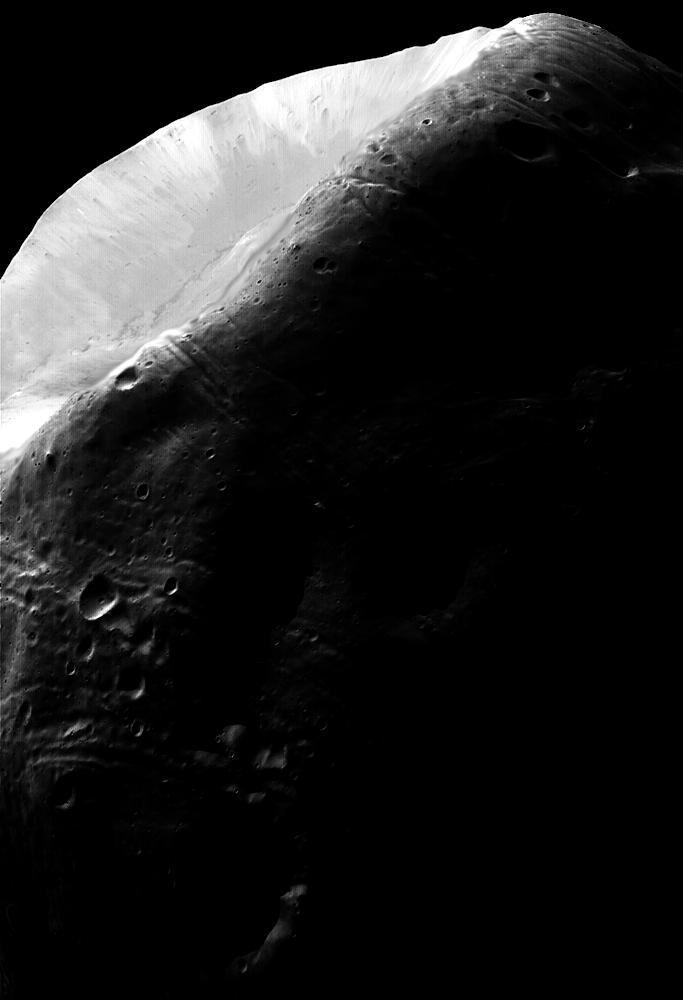
#> input picture images/phobos.jpg, 683 x 1000 px
$ python histogram_matching.py
#> lines starting #> are read from the running program, lines starting #| are printed output that depends on the picture
import numpy as np
import matplotlib.pyplot as plt
from matplotlib import gridspec
from skimage import exposure
from skimage.io import imread

def create_bimodal_distribution(size=256, mode1=40, mode2=170, spread1=15, spread2=25, weight1=0.3):
    """Create a bimodal distribution to use as a target histogram."""
    x = np.arange(size)
    y1 = np.exp(-(x - mode1)**2 / (2 * spread1**2))
    y2 = np.exp(-(x - mode2)**2 / (2 * spread2**2))
    y = weight1 * y1 + (1 - weight1) * y2
    return y / np.sum(y)

def match_histogram_manual(source, target_hist):
    """
    Match the histogram of an image to a target histogram.

    Parameters:
    -----------
    source : ndarray
        The source image to be modified
    target_hist : ndarray
        The target histogram (normalized)

    Returns:
    --------
    matched : ndarray
        The modified image with histogram matched to target
    """
    # Get the source histogram and calculate CDFs
    src_values, src_counts = np.unique(source.ravel(), return_counts=True)
    src_quantiles = np.cumsum(src_counts).astype(np.float64)
    src_quantiles /= src_quantiles[-1]

    # Calculate the target CDF
    target_quantiles = np.cumsum(target_hist)

    # Create the mapping
    interp_values = np.interp(src_quantiles, target_quantiles, np.arange(len(target_quantiles)))

    # Map the source values to the new values
    mapping_func = lambda x: interp_values[np.searchsorted(src_values, x)]

    # Apply the mapping to each pixel in the source image
    matched = np.vectorize(mapping_func)(source)

    # Normalize to [0, 1]
    matched = (matched - matched.min()) / (matched.max() - matched.min())

    return matched

def main():
    # Load the phobos image directly since it already exists (as JPG, not PNG)
    img = imread('../images/phobos.jpg', as_gray=True) / 255.0
#> img: shape (1000, 683) float64; min 0, max 0.00392, mean 0.000488

    # Create a bimodal target distribution
    target_hist = create_bimodal_distribution(size=256, mode1=60, mode2=180, weight1=0.4)

    # Perform histogram equalization
    img_eq = exposure.equalize_hist(img)
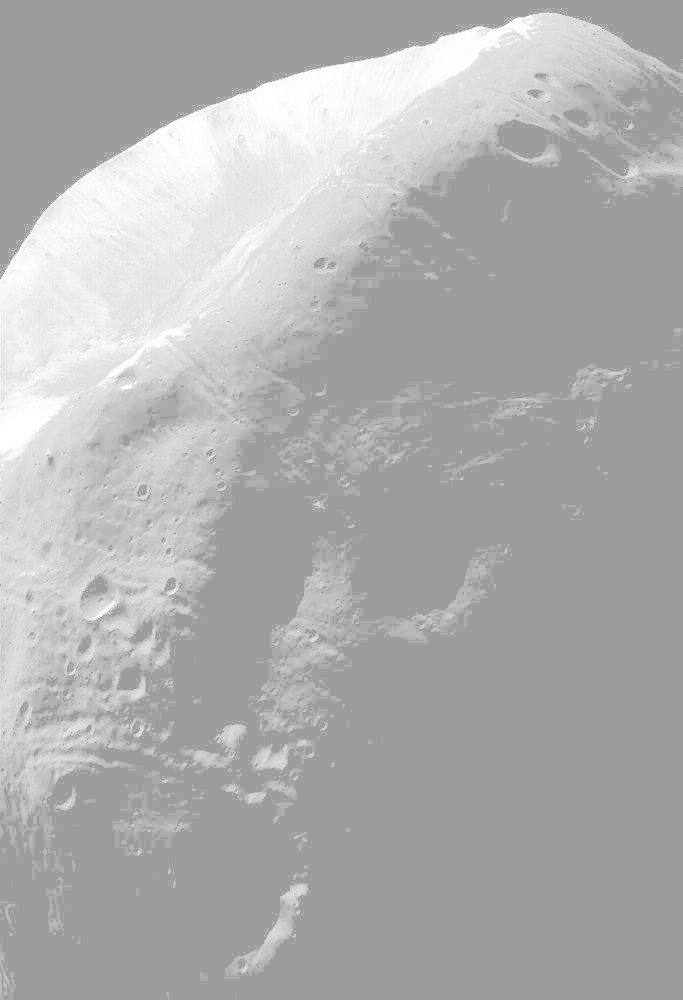
#> img_eq: shape (1000, 683) float64; min 0.61, max 1, mean 0.686

    # Perform manual histogram matching
    img_matched_manual = match_histogram_manual(img, target_hist)
#> in match_histogram_manual, `src_values, src_counts = np.unique(source.ravel(), return_counts=True)`: src_values = 256 values from 0 to 0.00392; src_counts = 256 values, max 416871 at index 0, min 157 at index 144, mean 2668
#> in match_histogram_manual, `src_quantiles = np.cumsum(src_counts).astype(np.float64)`: src_quantiles = 256 values from 416871 to 683000
#> in match_histogram_manual, `src_quantiles /= src_quantiles[-1]`: src_quantiles = 256 values from 0.61 to 1
#> in match_histogram_manual, `interp_values = np.interp(src_quantiles, target_quantiles, np.arange(l..`: interp_values = 256 values from 176.6 to 255
#> in match_histogram_manual, `matched = np.vectorize(mapping_func)(source)`:
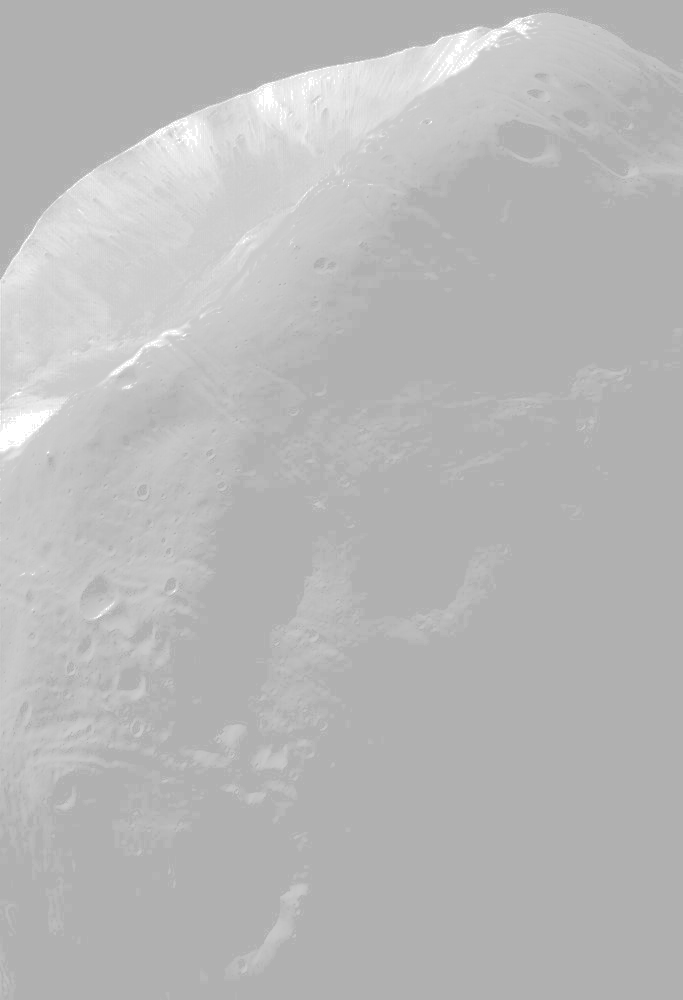
#> matched: shape (1000, 683) float64; min 176.6, max 255, mean 184.9
#> in match_histogram_manual, `matched = (matched - matched.min()) / (matched.max() - matched.min())`:
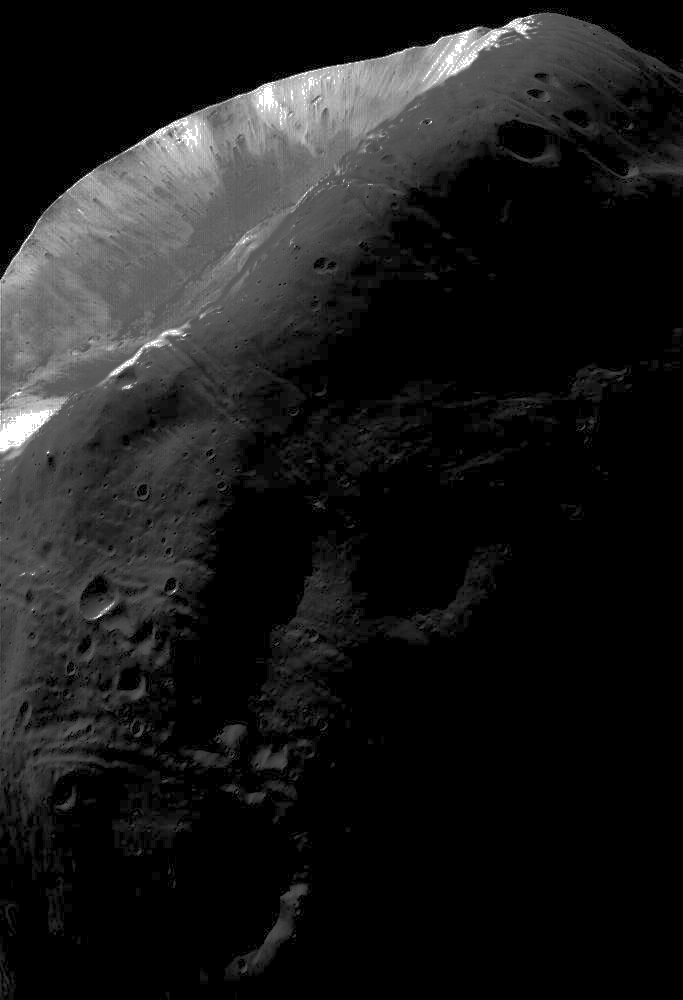
#> matched: shape (1000, 683) float64; min 0, max 1, mean 0.106

    # Create a reference image for skimage's match_histograms
    # Create a reference array with the same number of dimensions as the source
    reference = np.linspace(0, 1, 256).reshape(-1, 1)
    # Use the target histogram to generate pixel values
    reference_values = np.random.choice(
        np.linspace(0, 1, 256),
        size=10000,
        p=target_hist
    ).reshape(100, 100)

    # Perform histogram matching using skimage
    img_matched_ski = exposure.match_histograms(img, reference_values)

    # Plot the results
    fig = plt.figure(figsize=(14, 10))
    gs = gridspec.GridSpec(2, 4, figure=fig)

    # Original image
    ax0 = plt.subplot(gs[0, 0])
    ax0.imshow(img, cmap='gray')
    ax0.set_title('(a) Original Image')
    ax0.axis('off')

    # Histogram equalization result
    ax1 = plt.subplot(gs[0, 1])
    ax1.imshow(img_eq, cmap='gray')
    ax1.set_title('(b) Histogram Equalization')
    ax1.axis('off')

    # Histogram matching result (manual)
    ax2 = plt.subplot(gs[0, 2])
    ax2.imshow(img_matched_manual, cmap='gray')
    ax2.set_title('(c) Histogram Matching (Manual)')
    ax2.axis('off')

    # Histogram matching result (skimage)
    ax3 = plt.subplot(gs[0, 3])
    ax3.imshow(img_matched_ski, cmap='gray')
    ax3.set_title('(d) Histogram Matching (skimage)')
    ax3.axis('off')

    # Original histogram
    ax4 = plt.subplot(gs[1, 0])
    ax4.hist(img.ravel(), bins=256, range=(0, 1), density=True, color='black', alpha=0.7)
    ax4.set_title('(e) Original Histogram')
    ax4.set_xlim(0, 1)

    # Equalized histogram
    ax5 = plt.subplot(gs[1, 1])
    ax5.hist(img_eq.ravel(), bins=256, range=(0, 1), density=True, color='black', alpha=0.7)
    ax5.set_title('(f) Equalized Histogram')
    ax5.set_xlim(0, 1)

    # Target histogram
    ax6 = plt.subplot(gs[1, 2])
    ax6.plot(np.linspace(0, 1, 256), target_hist * 256, 'k-')
    ax6.set_title('(g) Target Distribution')
    ax6.set_xlim(0, 1)

    # Matched histograms
    ax7 = plt.subplot(gs[1, 3])
    ax7.hist(img_matched_manual.ravel(), bins=256, range=(0, 1), density=True,
             color='blue', alpha=0.5, label='Manual')
    ax7.hist(img_matched_ski.ravel(), bins=256, range=(0, 1), density=True,
             color='red', alpha=0.5, label='skimage')
    ax7.set_title('(h) Matched Histograms')
    ax7.set_xlim(0, 1)
    ax7.legend()

    plt.tight_layout()
    plt.savefig('../TP5_Enhancement/histogram_matching_phobos.png', dpi=300)
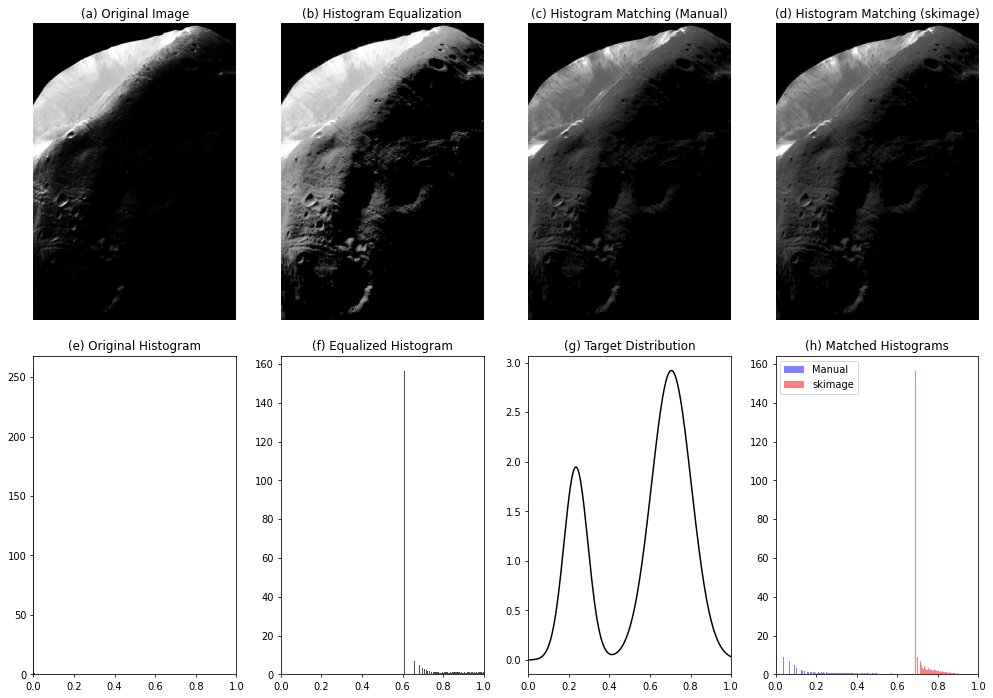
#> figure drawn by matplotlib, 8 panels; panel 5: tallest bar 255 high, from x = 0 to 0.00391; panel 6: tallest bar 156.3 high, from x = 0.609 to 0.613; panel 7: curve peaks at x = 0.706, y = 2.92; panel 8: tallest bar 156.3 high, from x = 0 to 0.00391
    plt.show()

if __name__ == "__main__":
    main()
